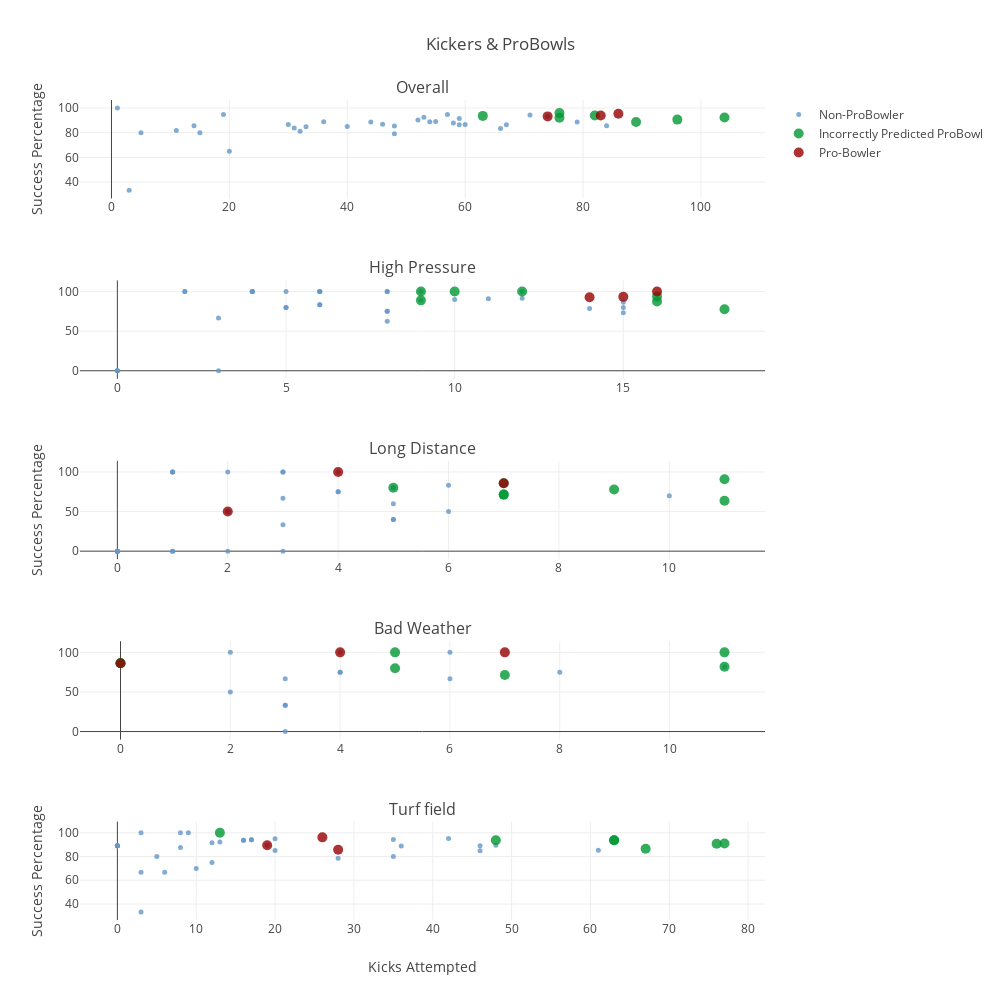

Source (notebook cell):
### Markdown cell above
#### As per ROC curv best results are given by models with area near 1. (RAND, ABC, VC)

### Code cell
import plotly as py
import plotly.graph_objs as go
from plotly import tools

py.offline.init_notebook_mode(connected=True)

# d already has predictions from last model, we only want to check output of last model which is VC
d['KICKER_SEAS']=d['KICKER_NAME'] 
#print(d['KICKER_NAME'] + " " + d['SEASON'])

model_results_true_negative = d.loc[(d['IN_PROBOWL_TEAM'] == 0) & (d['PREDICTION'] == 0)]
model_results_false_negative = d.loc[(d['IN_PROBOWL_TEAM'] == 1) & (d['PREDICTION'] == 0)]
model_results_false_positive = d.loc[(d['IN_PROBOWL_TEAM'] == 0) & (d['PREDICTION'] == 1)]
model_results_true_positive = d.loc[(d['IN_PROBOWL_TEAM'] == 1) & (d['PREDICTION'] == 1)]

def add_trace(x_axis,y_axis,text, showlegend):
    trace=[]
    # Create a trace
    trace.append(go.Scatter(
        x = model_results_true_negative[x_axis],
        y = model_results_true_negative[y_axis],
        mode = 'markers',
        name = 'Non-ProBowler',
            marker = dict(
            size = 5,
            color = 'rgba(100, 152, 200, .8)'),
        text= model_results_true_negative[text],
        showlegend=showlegend
    ))

    trace.append(go.Scatter(
        x = model_results_false_negative[x_axis],
        y =model_results_false_negative[y_axis],
        mode = 'markers',
        name = 'Missed an actual ProBowler',
            marker = dict(
            size = 10,
            color = 'rgba(50, 25, 150, .8)'),
        text= model_results_false_negative[text],
        showlegend=showlegend
    ))

    trace.append(go.Scatter(
         x = model_results_false_positive[x_axis],
        y = model_results_false_positive[y_axis],
        mode = 'markers',
        name = 'Incorrectly Predicted ProBowl',
            marker = dict(
            size = 10,
            color = 'rgba(0, 152, 50, .8)'),
       text= model_results_false_positive[text],
        showlegend=showlegend
    ))

    trace.append(go.Scatter(
        x = model_results_true_positive[x_axis],
        y = model_results_true_positive[y_axis],
        mode = 'markers',
        name = 'Pro-Bowler',
            marker = dict(
            size = 10,
            color = 'rgba(152, 0, 0, .8)'),
        text= model_results_true_positive[text],
        showlegend=showlegend
    ))
    
    return trace
    
def plot():
    fig = tools.make_subplots(rows=5, cols=1, subplot_titles=('Overall', 'High Pressure',
                                                          'Long Distance', 'Bad Weather',
                                                         'Turf field'))
    for r in range(1,6):
        for c in range(1,2):           
            if(r==1 and c==1):           
                x='PLAY_COUNT'
                y='SUCCESS_PRCNTG'
                text='KICKER_SEAS'
                x_axis_label='Kicks Attempted'
                y_axis_label='Success Percentage'
                title='Kickers & ProBowls'
                showlegend=True
            elif(r==2 and c==1):  
                x='HIGH_PRESSURE_COUNT'
                y='HIGH_PRESSURE_SUCCESS_PRCNTG'
                text='KICKER_SEAS'
                x_axis_label='All Kicks Attempted'
                y_axis_label='Overall Success Percentage'
                title='Kickers & ProBowls (High Pressure)'
                showlegend=False
            elif(r==3 and c==1):  
                x='LONG_DIST_COUNT'
                y='LONG_DIST_SUCCESS_PRCNTG'
                text='KICKER_SEAS'
                x_axis_label='Kicks Attempted'
                y_axis_label='Success Percentage'
                title='Kickers & ProBowls (long Distance)'
                showlegend=False
            elif(r==4 and c==1):  
                x='BAD_WEATHER_COUNT'
                y='BAD_WEATHER_SUCCESS_PRCNTG'
                text='KICKER_SEAS'
                x_axis_label='Kicks Attempted'
                y_axis_label='Success Percentage'
                title='Kickers & ProBowls (long Distance)'
                showlegend=False
            elif(r==5 and c==1):  
                x='TURF_FIELD_COUNT'
                y='TURF_FIELD_SUCCESS_PRCNTG'
                text='KICKER_SEAS'
                x_axis_label='Kicks Attempted'
                y_axis_label='Success Percentage'
                title='Kickers & ProBowls (Turf field)'
                showlegend=False
                
            trace = add_trace(x, y, text, showlegend)
            layout = go.Layout(
                title=title,
                xaxis=dict(
                    title= x_axis_label,
                    titlefont=dict(
                        family='Courier New, monospace',
                        size=18,
                        color='#7f7f7f'
                    )
                ),
                yaxis=dict(
                    title= y_axis_label,
                    titlefont=dict(
                        family='Courier New, monospace',
                        size=18,
                        color='#7f7f7f'
                    )
                )
            ) 
            
            fig.append_trace(trace[0], r, c)
            fig.append_trace(trace[1], r, c)
            fig.append_trace(trace[2], r, c)
            fig.append_trace(trace[3], r, c)
            
            #scatter_pb = go.Figure(data = [trace3, trace2, trace1, trace0], layout=layout)
            #fig['layout'] = layout
    
    
    fig['layout']['xaxis5'].update(title='Kicks Attempted')
    #fig['layout']['xaxis5'].update(title='xaxis 2 title', range=[10, 50])
    
    fig['layout']['yaxis1'].update(title='Success Percentage')
    fig['layout']['yaxis3'].update(title='Success Percentage')
    fig['layout']['yaxis5'].update(title='Success Percentage')

    fig['layout'].update(height=1000, width=1000, title='Kickers & ProBowls')    
    py.offline.iplot(fig)

plot()

### Figure 1 — Plotly figure (JSON) as saved in the notebook; plotly's stock layout.template omitted (floating-point values rounded to 4 significant figures)
{"data": [{"marker": {"color": "rgba(100, 152, 200, .8)", "size": 5}, "mode": "markers", "name": "Non-ProBowler", "showlegend": true, "text": ["A.Rosas", "A.Vinatieri", "B.McManus", "B.Walsh", "C.Barth", "C.Catanzaro", "C.Parkey", "C.Santos", "C.Sturgis", "D.Bailey", "D.Hopkins", "D.Kaser", "G.Tavecchio", "H.Butker", "J.Lambo", "J.Myers", "K.Fairbairn", "K.Forbath", "M.Crosby", "M.Koehn", "M.Nugent", "N.Folk", "N.Novak", "N.Rose", "P.Dawson", "P.Murray", "R.Bullock", "R.Gould", "R.Succop", "S.Ficken", "T.Coons", "Y.Koo", "Z.Gonzalez"], "type": "scatter", "x": [48, 58, 59, 67, 33, 59, 52, 19, 5, 48, 36, 3, 55, 74, 57, 32, 60, 84, 54, 1, 30, 20, 31, 40, 66, 44, 53, 71, 79, 11, 14, 15, 46], "xaxis": "x1", "y": [79.17, 87.93, 86.44, 86.57, 84.85, 91.53, 90.38, 94.74, 80, 85.42, 88.89, 33.33, 89.09, 93.24, 94.74, 81.25, 86.67, 85.71, 88.89, 100, 86.67, 65, 83.87, 85, 83.33, 88.64, 92.45, 94.37, 88.61, 81.82, 85.71, 80, 86.96], "yaxis": "y1"}, {"marker": {"color": "rgba(50, 25, 150, .8)", "size": 10}, "mode": "markers", "name": "Missed an actual ProBowler", "showlegend": true, "text": [], "type": "scatter", "x": [], "xaxis": "x1", "y": [], "yaxis": "y1"}, {"marker": {"color": "rgba(0, 152, 50, .8)", "size": 10}, "mode": "markers", "name": "Incorrectly Predicted ProBowl", "showlegend": true, "text": ["J.Elliott", "J.Tucker", "M.Bryant", "M.Prater", "S.Gostkowski", "S.Hauschka", "W.Lutz"], "type": "scatter", "x": [89, 76, 82, 76, 104, 63, 96], "xaxis": "x1", "y": [88.76, 96.05, 93.9, 92.11, 92.31, 93.65, 90.62], "yaxis": "y1"}, {"marker": {"color": "rgba(152, 0, 0, .8)", "size": 10}, "mode": "markers", "name": "Pro-Bowler", "showlegend": true, "text": ["C.Boswell", "G.Gano", "G.Zuerlein"], "type": "scatter", "x": [83, 74, 86], "xaxis": "x1", "y": [93.98, 93.24, 95.35], "yaxis": "y1"}, {"marker": {"color": "rgba(100, 152, 200, .8)", "size": 5}, "mode": "markers", "name": "Non-ProBowler", "showlegend": false, "text": ["A.Rosas", "A.Vinatieri", "B.McManus", "B.Walsh", "C.Barth", "C.Catanzaro", "C.Parkey", "C.Santos", "C.Sturgis", "D.Bailey", "D.Hopkins", "D.Kaser", "G.Tavecchio", "H.Butker", "J.Lambo", "J.Myers", "K.Fairbairn", "K.Forbath", "M.Crosby", "M.Koehn", "M.Nugent", "N.Folk", "N.Novak", "N.Rose", "P.Dawson", "P.Murray", "R.Bullock", "R.Gould", "R.Succop", "S.Ficken", "T.Coons", "Y.Koo", "Z.Gonzalez"], "type": "scatter", "x": [6, 10, 6, 14, 6, 9, 4, 4, 2, 12, 6, 0, 8, 15, 11, 5, 8, 15, 8, 0, 5, 4, 8, 5, 8, 3, 9, 12, 15, 0, 2, 3, 6], "xaxis": "x2", "y": [100, 90, 100, 78.57, 83.33, 88.89, 100, 100, 100, 91.67, 100, 0, 100, 80, 90.91, 80, 62.5, 73.33, 75, 0, 100, 100, 100, 80, 75, 66.67, 100, 100, 86.67, 0, 100, 0, 83.33], "yaxis": "y2"}, {"marker": {"color": "rgba(50, 25, 150, .8)", "size": 10}, "mode": "markers", "name": "Missed an actual ProBowler", "showlegend": false, "text": [], "type": "scatter", "x": [], "xaxis": "x2", "y": [], "yaxis": "y2"}, {"marker": {"color": "rgba(0, 152, 50, .8)", "size": 10}, "mode": "markers", "name": "Incorrectly Predicted ProBowl", "showlegend": false, "text": ["J.Elliott", "J.Tucker", "M.Bryant", "M.Prater", "S.Gostkowski", "S.Hauschka", "W.Lutz"], "type": "scatter", "x": [18, 16, 9, 9, 16, 10, 12], "xaxis": "x2", "y": [77.78, 93.75, 88.89, 100, 87.5, 100, 100], "yaxis": "y2"}, {"marker": {"color": "rgba(152, 0, 0, .8)", "size": 10}, "mode": "markers", "name": "Pro-Bowler", "showlegend": false, "text": ["C.Boswell", "G.Gano", "G.Zuerlein"], "type": "scatter", "x": [16, 15, 14], "xaxis": "x2", "y": [100, 93.33, 92.86], "yaxis": "y2"}, {"marker": {"color": "rgba(100, 152, 200, .8)", "size": 5}, "mode": "markers", "name": "Non-ProBowler", "showlegend": false, "text": ["A.Rosas", "A.Vinatieri", "B.McManus", "B.Walsh", "C.Barth", "C.Catanzaro", "C.Parkey", "C.Santos", "C.Sturgis", "D.Bailey", "D.Hopkins", "D.Kaser", "G.Tavecchio", "H.Butker", "J.Lambo", "J.Myers", "K.Fairbairn", "K.Forbath", "M.Crosby", "M.Koehn", "M.Nugent", "N.Folk", "N.Novak", "N.Rose", "P.Dawson", "P.Murray", "R.Bullock", "R.Gould", "R.Succop", "S.Ficken", "T.Coons", "Y.Koo", "Z.Gonzalez"], "type": "scatter", "x": [3, 6, 6, 1, 2, 2, 2, 1, 1, 5, 2, 0, 4, 5, 3, 3, 4, 10, 3, 0, 1, 2, 2, 2, 5, 5, 1, 4, 5, 0, 0, 0, 3], "xaxis": "x3", "y": [100, 83.33, 50, 0, 50, 100, 50, 0, 100, 60, 0, 0, 75, 80, 100, 0, 75, 70, 33.33, 0, 100, 50, 50, 50, 80, 40, 100, 100, 40, 0, 0, 0, 66.67], "yaxis": "y3"}, {"marker": {"color": "rgba(50, 25, 150, .8)", "size": 10}, "mode": "markers", "name": "Missed an actual ProBowler", "showlegend": false, "text": [], "type": "scatter", "x": [], "xaxis": "x3", "y": [], "yaxis": "y3"}, {"marker": {"color": "rgba(0, 152, 50, .8)", "size": 10}, "mode": "markers", "name": "Incorrectly Predicted ProBowl", "showlegend": false, "text": ["J.Elliott", "J.Tucker", "M.Bryant", "M.Prater", "S.Gostkowski", "S.Hauschka", "W.Lutz"], "type": "scatter", "x": [7, 7, 11, 11, 5, 9, 7], "xaxis": "x3", "y": [85.71, 71.43, 90.91, 63.64, 80, 77.78, 71.43], "yaxis": "y3"}, {"marker": {"color": "rgba(152, 0, 0, .8)", "size": 10}, "mode": "markers", "name": "Pro-Bowler", "showlegend": false, "text": ["C.Boswell", "G.Gano", "G.Zuerlein"], "type": "scatter", "x": [4, 2, 7], "xaxis": "x3", "y": [100, 50, 85.71], "yaxis": "y3"}, {"marker": {"color": "rgba(100, 152, 200, .8)", "size": 5}, "mode": "markers", "name": "Non-ProBowler", "showlegend": false, "text": ["A.Rosas", "A.Vinatieri", "B.McManus", "B.Walsh", "C.Barth", "C.Catanzaro", "C.Parkey", "C.Santos", "C.Sturgis", "D.Bailey", "D.Hopkins", "D.Kaser", "G.Tavecchio", "H.Butker", "J.Lambo", "J.Myers", "K.Fairbairn", "K.Forbath", "M.Crosby", "M.Koehn", "M.Nugent", "N.Folk", "N.Novak", "N.Rose", "P.Dawson", "P.Murray", "R.Bullock", "R.Gould", "R.Succop", "S.Ficken", "T.Coons", "Y.Koo", "Z.Gonzalez"], "type": "scatter", "x": [0, 3, 0, 3, 0, 6, 0, 0, 0, 0, 0, 0, 2, 0, 4, 0, 0, 0, 4, 0, 11, 0, 2, 8, 3, 0, 4, 3, 0, 0, 0, 0, 6], "xaxis": "x4", "y": [86.18, 33.33, 86.18, 0, 86.18, 66.67, 86.18, 86.18, 86.18, 86.18, 86.18, 86.18, 100, 86.18, 75, 86.18, 86.18, 86.18, 75, 86.18, 81.82, 86.18, 50, 75, 33.33, 86.18, 100, 66.67, 86.18, 86.18, 86.18, 86.18, 100], "yaxis": "y4"}, {"marker": {"color": "rgba(50, 25, 150, .8)", "size": 10}, "mode": "markers", "name": "Missed an actual ProBowler", "showlegend": false, "text": [], "type": "scatter", "x": [], "xaxis": "x4", "y": [], "yaxis": "y4"}, {"marker": {"color": "rgba(0, 152, 50, .8)", "size": 10}, "mode": "markers", "name": "Incorrectly Predicted ProBowl", "showlegend": false, "text": ["J.Elliott", "J.Tucker", "M.Bryant", "M.Prater", "S.Gostkowski", "S.Hauschka", "W.Lutz"], "type": "scatter", "x": [11, 0, 5, 0, 7, 11, 5], "xaxis": "x4", "y": [81.82, 86.18, 100, 86.18, 71.43, 100, 80], "yaxis": "y4"}, {"marker": {"color": "rgba(152, 0, 0, .8)", "size": 10}, "mode": "markers", "name": "Pro-Bowler", "showlegend": false, "text": ["C.Boswell", "G.Gano", "G.Zuerlein"], "type": "scatter", "x": [4, 0, 7], "xaxis": "x4", "y": [100, 86.18, 100], "yaxis": "y4"}, {"marker": {"color": "rgba(100, 152, 200, .8)", "size": 5}, "mode": "markers", "name": "Non-ProBowler", "showlegend": false, "text": ["A.Rosas", "A.Vinatieri", "B.McManus", "B.Walsh", "C.Barth", "C.Catanzaro", "C.Parkey", "C.Santos", "C.Sturgis", "D.Bailey", "D.Hopkins", "D.Kaser", "G.Tavecchio", "H.Butker", "J.Lambo", "J.Myers", "K.Fairbairn", "K.Forbath", "M.Crosby", "M.Koehn", "M.Nugent", "N.Folk", "N.Novak", "N.Rose", "P.Dawson", "P.Murray", "R.Bullock", "R.Gould", "R.Succop", "S.Ficken", "T.Coons", "Y.Koo", "Z.Gonzalez"], "type": "scatter", "x": [28, 42, 13, 46, 6, 46, 12, 8, 0, 35, 3, 3, 5, 20, 9, 12, 48, 61, 36, 0, 19, 3, 10, 17, 20, 16, 35, 17, 8, 0, 0, 0, 16], "xaxis": "x5", "y": [78.57, 95.24, 92.31, 84.78, 66.67, 89.13, 91.67, 87.5, 89.06, 80, 66.67, 33.33, 80, 95, 100, 75, 89.58, 85.25, 88.89, 89.06, 89.47, 100, 70, 94.12, 85, 93.75, 94.29, 94.12, 100, 89.06, 89.06, 89.06, 93.75], "yaxis": "y5"}, {"marker": {"color": "rgba(50, 25, 150, .8)", "size": 10}, "mode": "markers", "name": "Missed an actual ProBowler", "showlegend": false, "text": [], "type": "scatter", "x": [], "xaxis": "x5", "y": [], "yaxis": "y5"}, {"marker": {"color": "rgba(0, 152, 50, .8)", "size": 10}, "mode": "markers", "name": "Incorrectly Predicted ProBowl", "showlegend": false, "text": ["J.Elliott", "J.Tucker", "M.Bryant", "M.Prater", "S.Gostkowski", "S.Hauschka", "W.Lutz"], "type": "scatter", "x": [67, 13, 63, 63, 77, 48, 76], "xaxis": "x5", "y": [86.57, 100, 93.65, 93.65, 90.91, 93.75, 90.79], "yaxis": "y5"}, {"marker": {"color": "rgba(152, 0, 0, .8)", "size": 10}, "mode": "markers", "name": "Pro-Bowler", "showlegend": false, "text": ["C.Boswell", "G.Gano", "G.Zuerlein"], "type": "scatter", "x": [19, 28, 26], "xaxis": "x5", "y": [89.47, 85.71, 96.15], "yaxis": "y5"}], "layout": {"annotations": [{"font": {"size": 16}, "showarrow": false, "text": "Overall", "x": 0.5, "xanchor": "center", "xref": "paper", "y": 1, "yanchor": "bottom", "yref": "paper"}, {"font": {"size": 16}, "showarrow": false, "text": "High Pressure", "x": 0.5, "xanchor": "center", "xref": "paper", "y": 0.78, "yanchor": "bottom", "yref": "paper"}, {"font": {"size": 16}, "showarrow": false, "text": "Long Distance", "x": 0.5, "xanchor": "center", "xref": "paper", "y": 0.56, "yanchor": "bottom", "yref": "paper"}, {"font": {"size": 16}, "showarrow": false, "text": "Bad Weather", "x": 0.5, "xanchor": "center", "xref": "paper", "y": 0.34, "yanchor": "bottom", "yref": "paper"}, {"font": {"size": 16}, "showarrow": false, "text": "Turf field", "x": 0.5, "xanchor": "center", "xref": "paper", "y": 0.12, "yanchor": "bottom", "yref": "paper"}], "height": 1000, "title": "Kickers & ProBowls", "width": 1000, "xaxis1": {"anchor": "y1", "domain": [0, 1]}, "xaxis2": {"anchor": "y2", "domain": [0, 1]}, "xaxis3": {"anchor": "y3", "domain": [0, 1]}, "xaxis4": {"anchor": "y4", "domain": [0, 1]}, "xaxis5": {"anchor": "y5", "domain": [0, 1], "title": "Kicks Attempted"}, "yaxis1": {"anchor": "x1", "domain": [0.88, 1], "title": "Success Percentage"}, "yaxis2": {"anchor": "x2", "domain": [0.66, 0.78]}, "yaxis3": {"anchor": "x3", "domain": [0.44, 0.56], "title": "Success Percentage"}, "yaxis4": {"anchor": "x4", "domain": [0.22, 0.34]}, "yaxis5": {"anchor": "x5", "domain": [0, 0.12], "title": "Success Percentage"}}}
